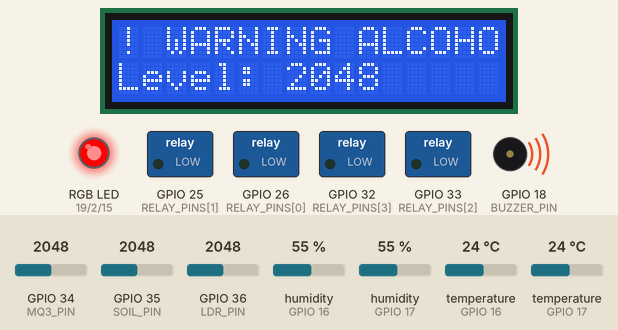
Bench run of a sketch on a simulated ESP32. Shown: 16×2 character LCD, switched loads named in the sketch (green lamp = pin HIGH), an RGB LED mixed from three pins (HIGH = lit), buzzer (waves = sounding, pin HIGH). Dashed ring = blinking. Inputs (shaded band) come from the test bench; at power-on: GPIO 34 (MQ3_PIN) = 2048, temperature (sensors on GPIO 17, GPIO 16) 24 °C, GPIO 35 (SOIL_PIN) = 2048, GPIO 36 (LDR_PIN) = 2048, humidity (sensors on GPIO 16, GPIO 17) 55 %. WiFi joins after 1.5 s; servers stay silent unless stated; random numbers use the default seed unless the sketch sets one; no MQTT or app messages arrive unless stated; what the sketch prints to the serial monitor is not drawn.

Above: at 2.7 s.
2.8 s: GPIO 34 (MQ3_PIN) set to 1953
At 4.6 s:
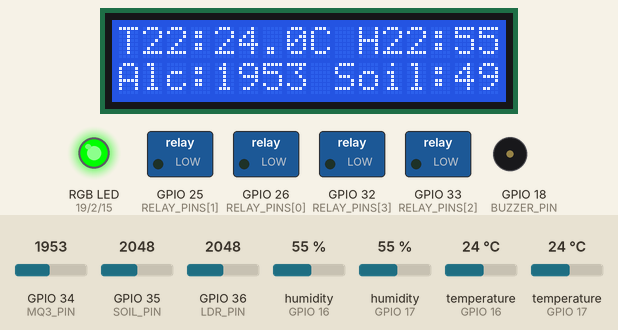
12.0 s: temperature (sensor on GPIO 17) set to 29.2 °C
At 14.6 s:
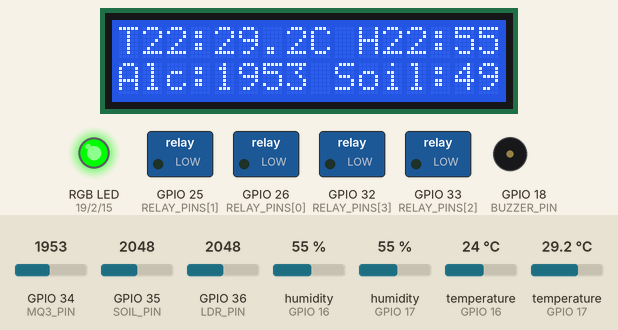
15.5 s: temperature (sensor on GPIO 17) set to 30.5 °C
At 18.9 s:
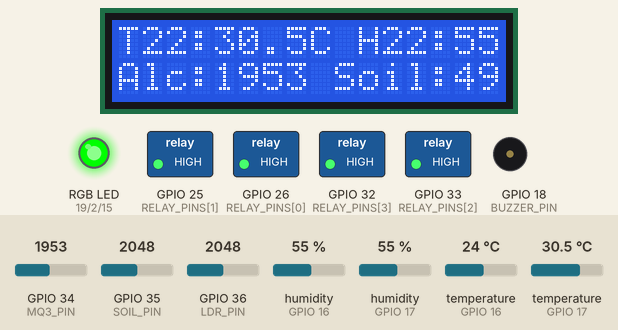
19.5 s: GPIO 34 (MQ3_PIN) set to 2040
At 20.48 s:
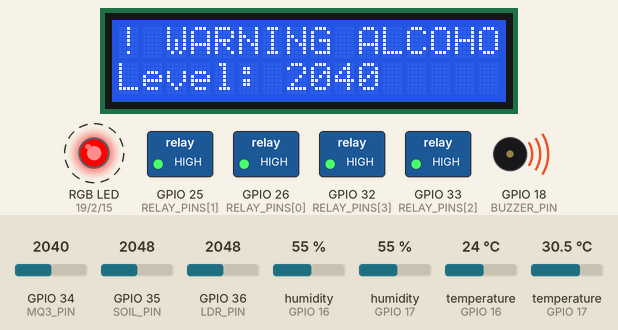
22.4 s: GPIO 34 (MQ3_PIN) set to 1960
At 24.6 s:
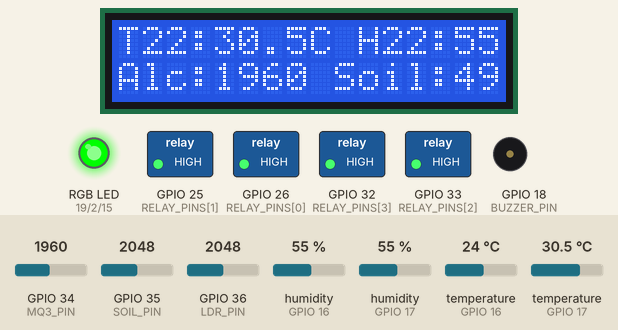
25.5 s: GPIO 35 (SOIL_PIN) set to 1960
At 27.4 s:
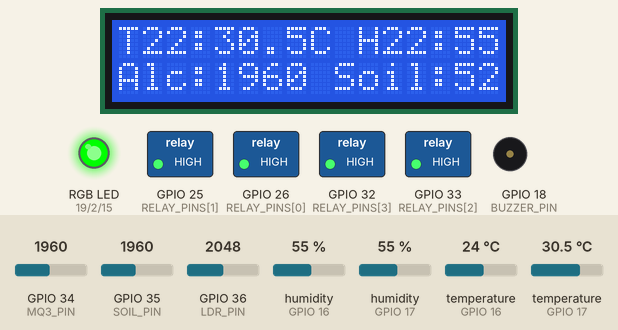
Timing chart, 0 to 28.9 s (numbered marks = the images above; inputs shaded):
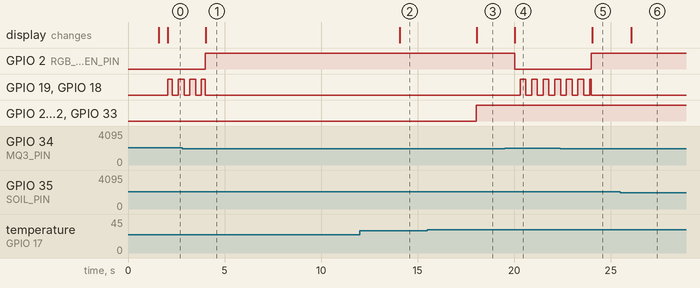

Measured:
- the behaviour switches between 2000 and 1999 on GPIO 34 (MQ3_PIN) (found by bisection; images 0 and 1)
- the behaviour switches between 29.9 and 30 °C on temperature (sensor on GPIO 17) (found by bisection; images 2 and 3)
- after the input at 2.8 s, GPIO 2 (RGB_GREEN_PIN): LOW → HIGH after 1.2 s; the display: changes after 1.2 s (image 1)
- after the input at 12.0 s, the display: changes after 2.1 s (image 2)
- after the input at 15.5 s, GPIO 25 (RELAY_PINS[1]), GPIO 26 (RELAY_PINS[0]), GPIO 32 (RELAY_PINS[3]), GPIO 33 (RELAY_PINS[2]): LOW → HIGH after 2.5 s; the display: changes after 2.6 s (image 3)
- after the input at 19.5 s, GPIO 2 (RGB_GREEN_PIN): HIGH → LOW after 0.54 s; GPIO 19 (RGB_RED_PIN), GPIO 18 (BUZZER_PIN): alternates HIGH for 0.30 s and LOW for 0.30 s, starting after 0.80 s; the display: changes after 0.54 s (image 4)
- after the input at 22.4 s, GPIO 2 (RGB_GREEN_PIN): LOW → HIGH after 1.6 s; the display: changes after 1.6 s (image 5)
- after the input at 25.5 s, the display: changes after 0.57 s (image 6)

The sketch:

environmentcode.ino
```cpp
#include <WiFi.h>
#include <PubSubClient.h>
#include <Wire.h>
#include <LiquidCrystal_I2C.h>
#include <DHT.h>

// ==================== 1. ตั้งค่า Wi-Fi & MQTT Broker ====================
const char* ssid        = "tanapark_104";       // ใส่ชื่อ Wi-Fi ของคุณ
const char* password    = "00104even";   // ใส่รหัสผ่าน Wi-Fi
const char* mqtt_server = "192.168.1.9";        // IP Address เครื่องที่ลง Node-RED
const int   mqtt_port   = 1883;

// ==================== 2. กำหนดขาอุปกรณ์ ====================
// รีเลย์ 4 ช่อง
const int RELAY_PINS[4] = {26, 25, 33, 32};

// เซ็นเซอร์ Digital
#define DHT11_PIN       16
#define DHT22_PIN       17
#define DHTTYPE11       DHT11
#define DHTTYPE22       DHT22

// เซ็นเซอร์ Analog (ADC1 Safe Pins)
#define MQ3_PIN         34
#define SOIL_PIN        35
#define LDR_PIN         36

// อุปกรณ์แจ้งเตือน
#define BUZZER_PIN      18
#define RGB_RED_PIN     19
#define RGB_GREEN_PIN   2   // เปลี่ยนเป็น GPIO 2
#define RGB_BLUE_PIN    15  // เปลี่ยนเป็น GPIO 15

// ==================== 3. ตั้งค่าการทำงาน & เกณฑ์ (Threshold) ====================
const float TEMP_COOLING_THRESHOLD = 30.0; // อุณหภูมิ DHT22 เกิน 30°C สั่งเปิดรีเลย์ 4 ตัว
const int   ALCOHOL_THRESHOLD      = 2000; // ค่าแอลกอฮอล์ MQ-3 (0-4095) เกินค่านี้จะแจ้งเตือน

LiquidCrystal_I2C lcd(0x27, 16, 2);
DHT dht11(DHT11_PIN, DHTTYPE11);
DHT dht22(DHT22_PIN, DHTTYPE22);

WiFiClient espClient;
PubSubClient client(espClient);

unsigned long lastSensorRead = 0;
unsigned long lastBlink      = 0;
bool alarmBlinkState         = false;
bool isAlcoholAlarm          = false;

void setRGB(bool r, bool g, bool b) {
  digitalWrite(RGB_RED_PIN, r ? HIGH : LOW);
  digitalWrite(RGB_GREEN_PIN, g ? HIGH : LOW);
  digitalWrite(RGB_BLUE_PIN, b ? HIGH : LOW);
}

void setup() {
  Serial.begin(115200);

  for (int i = 0; i < 4; i++) {
    pinMode(RELAY_PINS[i], OUTPUT);
    digitalWrite(RELAY_PINS[i], LOW);
  }

  pinMode(BUZZER_PIN, OUTPUT);
  pinMode(RGB_RED_PIN, OUTPUT);
  pinMode(RGB_GREEN_PIN, OUTPUT);
  pinMode(RGB_BLUE_PIN, OUTPUT);
  digitalWrite(BUZZER_PIN, LOW);
  setRGB(0, 0, 0);

  Wire.begin(21, 22);
  lcd.begin();
  lcd.backlight();
  lcd.setCursor(0, 0);
  lcd.print(" System Starting ");

  dht11.begin();
  dht22.begin();

  WiFi.begin(ssid, password);
  while (WiFi.status() != WL_CONNECTED) {
    delay(500);
    Serial.print(".");
  }
  Serial.println("\nWiFi Connected!");

  client.setServer(mqtt_server, mqtt_port);
  lcd.clear();
}

void reconnect() {
  while (!client.connected()) {
    Serial.print("Connecting to MQTT...");
    String clientId = "ESP32_MultiSensor_";
    clientId += String(random(0xffff), HEX);
    if (client.connect(clientId.c_str())) {
      Serial.println(" Connected!");
    } else {
      delay(3000);
    }
  }
}

void loop() {
  if (!client.connected()) {
    reconnect();
  }
  client.loop();

  unsigned long currentMillis = millis();

  if (currentMillis - lastSensorRead >= 2000) {
    lastSensorRead = currentMillis;

    float h11 = dht11.readHumidity();
    float t11 = dht11.readTemperature();
    float h22 = dht22.readHumidity();
    float t22 = dht22.readTemperature();

    int mq3Val  = analogRead(MQ3_PIN);
    int soilVal = analogRead(SOIL_PIN);
    int ldrVal  = analogRead(LDR_PIN);

    if (isnan(h11) || isnan(t11)) { h11 = 0; t11 = 0; }
    if (isnan(h22) || isnan(t22)) { h22 = 0; t22 = 0; }

    // ระบายความร้อนผ่านพัดลม 12V เมื่ออุณหภูมิเกินกำหนด
    if (t22 >= TEMP_COOLING_THRESHOLD) {
      for (int i = 0; i < 4; i++) digitalWrite(RELAY_PINS[i], HIGH);
      client.publish("home/relay/status", "ON");
    } else {
      for (int i = 0; i < 4; i++) digitalWrite(RELAY_PINS[i], LOW);
      client.publish("home/relay/status", "OFF");
    }

    // ระบบตรวจจับแอลกอฮอล์
    if (mq3Val >= ALCOHOL_THRESHOLD) {
      isAlcoholAlarm = true;
    } else {
      isAlcoholAlarm = false;
      digitalWrite(BUZZER_PIN, LOW);
      setRGB(0, 1, 0); // ไฟสีเขียวสว่างสภาวะปกติ (GPIO 2)
    }

    lcd.clear();
    if (isAlcoholAlarm) {
      lcd.setCursor(0, 0);
      lcd.print("! WARNING ALCOHOL!");
      lcd.setCursor(0, 1);
      lcd.print("Level: ");
      lcd.print(mq3Val);
    } else {
      lcd.setCursor(0, 0);
      lcd.print("T22:");
      lcd.print(t22, 1);
      lcd.print("C H22:");
      lcd.print(h22, 0);
      lcd.print("%");

      lcd.setCursor(0, 1);
      lcd.print("Alc:");
      lcd.print(mq3Val);
      lcd.print(" Soil:");
      lcd.print(map(soilVal, 4095, 0, 0, 100));
    }

    client.publish("home/sensor/dht11_temp", String(t11).c_str());
    client.publish("home/sensor/dht11_hum", String(h11).c_str());
    client.publish("home/sensor/dht22_temp", String(t22).c_str());
    client.publish("home/sensor/dht22_hum", String(h22).c_str());
    client.publish("home/sensor/alcohol", String(mq3Val).c_str());
    client.publish("home/sensor/soil", String(soilVal).c_str());
    client.publish("home/sensor/light", String(ldrVal).c_str());
  }

  if (isAlcoholAlarm) {
    if (currentMillis - lastBlink >= 300) {
      lastBlink = currentMillis;
      alarmBlinkState = !alarmBlinkState;

      if (alarmBlinkState) {
        setRGB(1, 0, 0);               // ไฟสีแดงติด (GPIO 19)
        digitalWrite(BUZZER_PIN, HIGH);
      } else {
        setRGB(0, 0, 0);               // ปิดไฟ
        digitalWrite(BUZZER_PIN, LOW);
      }
    }
  }
}
```
